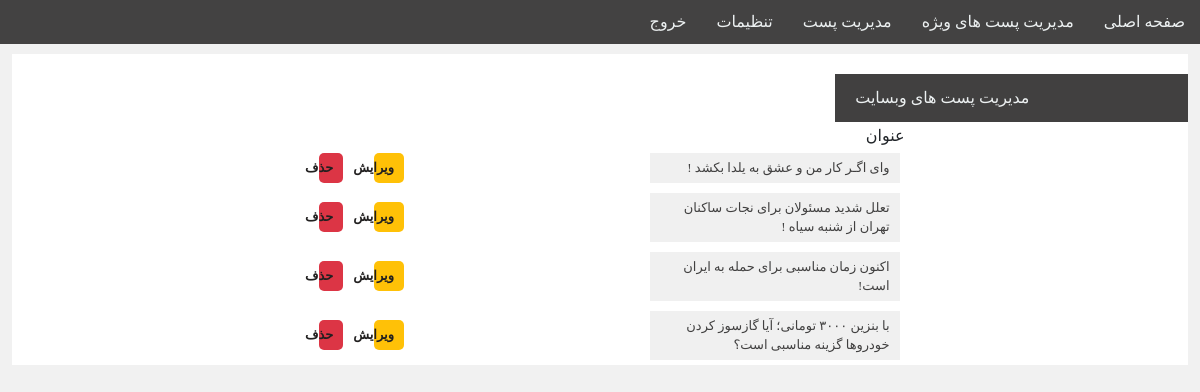
The page /admin/postmanage.php (signed in) on the database as committed earlier.
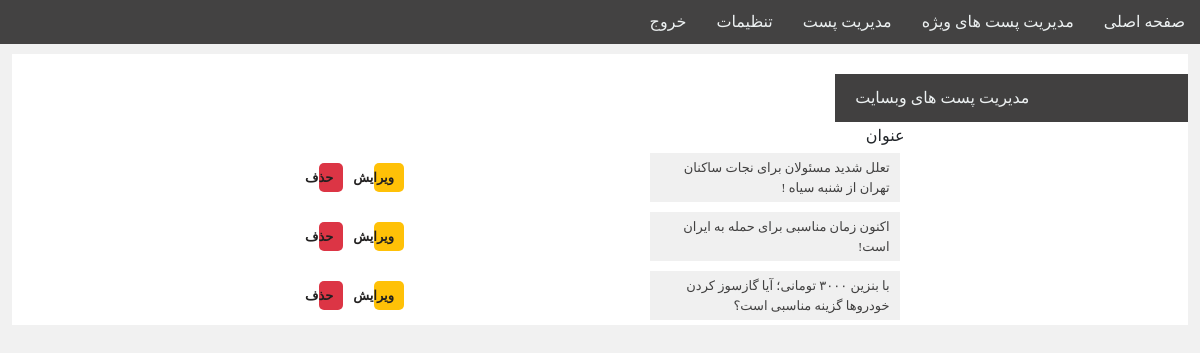
The same page on the database as committed later.
### tables this page shows
CREATE TABLE `post` (
  `id` int(11) NOT NULL,
  `title` varchar(100) NOT NULL,
  `src` varchar(100) NOT NULL,
  `content` varchar(5000) NOT NULL
);

### admin/postmanage.php (the view, shortened to what this page needs)
<?php include("menu.php"); ?>
<?php include ("../config.php"); ?>
<div class="managepostBox">
	<div class="lastpostTitle">
			<p>مدیریت پست های وبسایت</p>
		</div>
			<center>
		<table border="0">
			<tr>
				<td width="500">عنوان</td>
			</tr>
          <?php
			$posrsql="SELECT * FROM  `post` ORDER BY  `id` DESC ;";
			$postquery=mysqli_query($connect,$posrsql);
			while($postfetch=mysqli_fetch_assoc($postquery))
			{
			?>
			<tr>
				<td><a href=<?php echo "../readmore.php?postid=$postfetch[id]" ?> class="text-box"><?php echo $postfetch["title"]; ?></a></td>
				<td ><a href=<?php echo "updatePost.php?postid=$postfetch[id]" ?> class="btn-edit">ویرایش</a></td>
				<td><a href=<?php echo "../check.php?postid=$postfetch[id]" ?>   class="btn-remove">حذف</a></td>
			</tr>
            <?php
			}
			?>
		</table>
			</center>
</div>
</body>
</html>

Rows that differ between the two databases and show on the page:
removed post: title "وای اگـر کار من و عشق به یلدا بکشد !"
